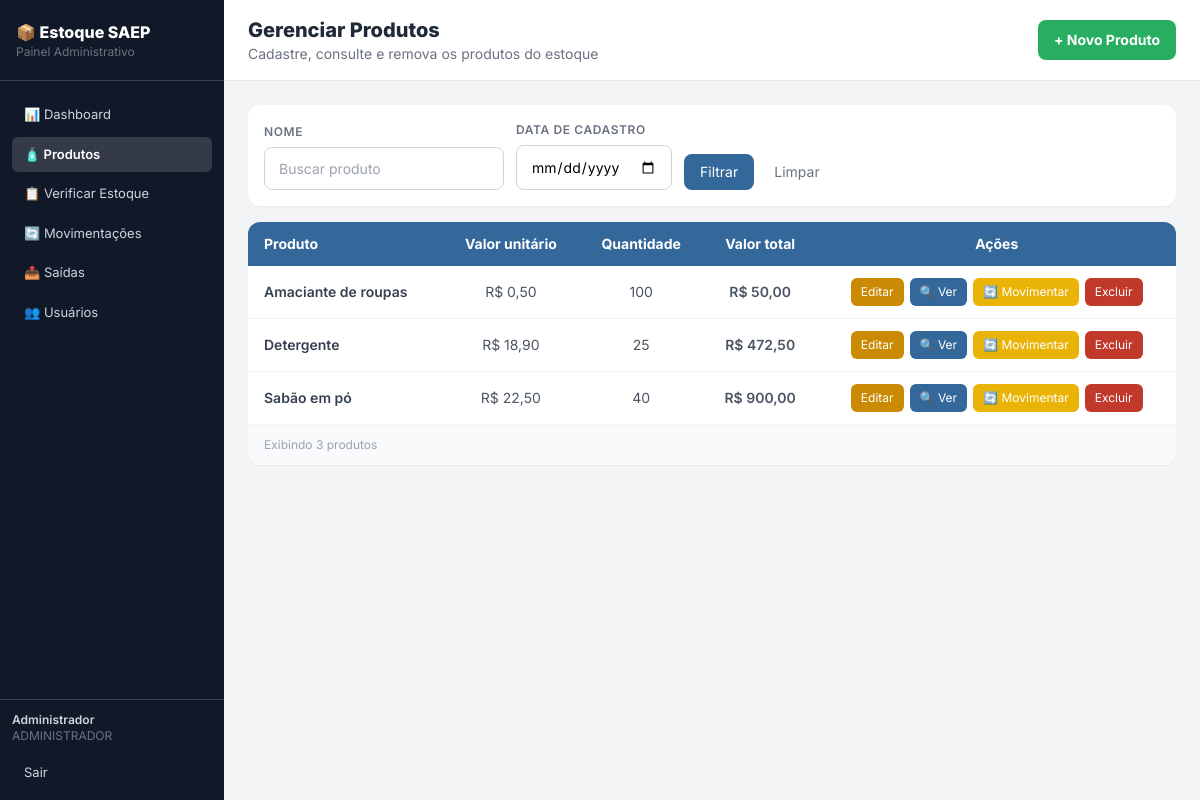
The page /produtos.php (signed in) on the database its author committed.
### tables this page shows
CREATE TABLE produto (
    id_produto INT AUTO_INCREMENT NOT NULL PRIMARY KEY,
    nome VARCHAR(100) NOT NULL,
    quantidade_estoque INTEGER NOT NULL DEFAULT 0,
    valor_unitario NUMERIC(10,2) NOT NULL,
    data_cadastro DATE NOT NULL DEFAULT (CURRENT_DATE)
);

### auth.php (called while the page is built, shortened)
<?php
function eh_admin(): bool {
    return ($_SESSION['perfil'] ?? '') === 'ADMINISTRADOR';
}

### produtos.php (the view, shortened to what this page needs)
<?php
require_once __DIR__ . '/auth.php';
require_once __DIR__ . '/conexao.php';
require_once __DIR__ . '/includes/menu.php';
$nomeBusca = trim($_GET["nome"] ?? "");
$dataBusca = trim($_GET["data"] ?? "");
$sql = "SELECT * FROM produto WHERE 1=1";
$parametros = [];
$sql .= " ORDER BY nome";
$st = $pdo->prepare($sql);
$st->execute($parametros);
$produtos = $st->fetchAll();
?>
    <main class="flex-1 flex flex-col">
        <div class="bg-white border-b border-gray-200 px-6 py-4 flex items-center justify-between">
            <div>
                <h1 class="text-xl font-extrabold text-gray-800">Gerenciar Produtos</h1>
                <p class="text-sm text-gray-500">Cadastre, consulte e remova os produtos do estoque</p>
            </div>
            <a href="produto_form.php" class="bg-senai-green text-white font-bold px-4 py-2.5 rounded-lg text-sm hover:bg-green-600 transition flex items-center gap-2">
                + Novo Produto
            </a>
        </div>
        <div class="p-6 flex-1">
            <form method="get" class="bg-white rounded-xl shadow-sm p-4 mb-4 flex flex-wrap gap-3 items-end">
                <div><label class="form-label">Nome</label><input class="form-input" name="nome" value="<?= htmlspecialchars($nomeBusca) ?>" placeholder="Buscar produto"></div>
                <div><label class="form-label">Data de cadastro</label><input class="form-input" type="date" name="data" value="<?= htmlspecialchars($dataBusca) ?>"></div>
                <button class="bg-senai-blue text-white px-4 py-2 rounded-lg text-sm">Filtrar</button>
                <a href="produtos.php" class="text-sm text-gray-500 px-2 py-2">Limpar</a>
            </form>
            <div class="bg-white rounded-xl shadow-sm overflow-hidden">
                <table class="w-full text-sm">
                    <thead class="bg-senai-blue text-white">
                        <tr>
                            <th class="px-4 py-3 text-left">Produto</th>
                            <th class="px-4 py-3 text-center">Valor unitário</th>
                            <th class="px-4 py-3 text-center">Quantidade</th>
                            <th class="px-4 py-3 text-center">Valor total</th>
                            <th class="px-4 py-3 text-center">Ações</th>
                        </tr>
                    </thead>
                    <tbody class="divide-y divide-gray-100">
                    <?php foreach ($produtos as $p): ?>
                        <?php $valorTotal = round($p["valor_unitario"] * $p["quantidade_estoque"], 2); ?>
                        <tr class="hover:bg-gray-50 transition">
                            <td class="px-4 py-3 text-gray-700 font-semibold"><?= htmlspecialchars($p["nome"]) ?></td>
                            <td class="px-4 py-3 text-center text-gray-600">R$ <?= number_format($p["valor_unitario"], 2, ",", ".") ?></td>
                            <td class="px-4 py-3 text-center text-gray-600"><?= $p["quantidade_estoque"] ?></td>
                            <td class="px-4 py-3 text-center text-gray-600 font-semibold">R$ <?= number_format($valorTotal, 2, ",", ".") ?></td>
                            <td class="px-4 py-3 text-center">
                                <div class="flex items-center justify-center gap-1.5">
                                    <a href="produto_form.php?id=<?= $p["id_produto"] ?>" class="bg-yellow-600 text-white text-xs px-2.5 py-1.5 rounded-md">Editar</a>
                                    <a href="produto.php?id=<?= $p["id_produto"] ?>" class="bg-senai-blue text-white text-xs px-2.5 py-1.5 rounded-md hover:bg-senai-blue-dark transition" title="Ver produto">🔍 Ver</a>
                                    <a href="movimentacao_form.php?id_produto=<?= $p["id_produto"] ?>" class="bg-yellow-500 text-white text-xs px-2.5 py-1.5 rounded-md hover:bg-yellow-600 transition" title="Movimentar estoque">🔄 Movimentar</a>
                                    <?php if (eh_admin()): ?>
                                    <a onclick="return confirm('Tem certeza disso?')" class="bg-senai-red text-white text-xs px-2.5 py-1.5 rounded-md hover:bg-red-700 transition" href="?excluir=<?= $p["id_produto"] ?>">Excluir</a>
                                    <?php endif; ?>
                                </div>
                            </td>
                        </tr>
                    <?php endforeach; ?>
                    </tbody>
                </table>
                <div class="border-t border-gray-100 px-4 py-3 bg-gray-50">
                    <p class="text-xs text-gray-400">Exibindo <?= count($produtos) ?> produtos</p>
                </div>
            </div>
        </div>
    </main>
</body>
</html>

### includes/menu.php (style rules this page uses)
body { font-family: 'Inter', sans-serif; }
.form-input { width:100%; border:1px solid #d1d5db; border-radius:8px; padding:10px 14px; font-size:14px; outline:none; transition:border .15s; }
.form-label { display:block; font-size:12px; font-weight:600; color:#6b7280; margin-bottom:6px; text-transform:uppercase; letter-spacing:.05em; }

### rows shown on the page
produto: nome "Amaciante de roupas", valor_unitario "0,50", quantidade_estoque "100", valorTotal "50,00"
produto: nome "Detergente", valor_unitario "18,90", quantidade_estoque "25", valorTotal "472,50"
produto: nome "Sabão em pó", valor_unitario "22,50", quantidade_estoque "40", valorTotal "900,00"

### other values the page prints
$_SESSION['nome'] "Administrador"
$_SESSION['perfil'] "ADMINISTRADOR"
count($produtos) "3"
